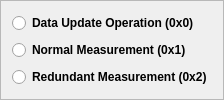
           <widget class="QFrame" name="frame_20">
            <property name="frameShape">
             <enum>QFrame::StyledPanel</enum>
            </property>
            <property name="frameShadow">
             <enum>QFrame::Raised</enum>
            </property>
            <layout class="QVBoxLayout" name="verticalLayout_12">
             <item>
              <widget class="QRadioButton" name="radioButton_singleAfe_8">
               <property name="minimumSize">
                <size>
                 <width>0</width>
                 <height>20</height>
                </size>
               </property>
               <property name="maximumSize">
                <size>
                 <width>16777215</width>
                 <height>20</height>
                </size>
               </property>
               <property name="styleSheet">
                <string notr="true">font: 12pt &quot;Calibri&quot;;
font-weight: 600; /* 设置字体粗细为600 */</string>
               </property>
               <property name="text">
                <string>Data Update Operation (0x0)</string>
               </property>
              </widget>
             </item>
             <item>
              <widget class="QRadioButton" name="radioButton_singleAfe_29">
               <property name="minimumSize">
                <size>
                 <width>0</width>
                 <height>20</height>
                </size>
               </property>
               <property name="maximumSize">
                <size>
                 <width>16777215</width>
                 <height>20</height>
                </size>
               </property>
               <property name="styleSheet">
                <string notr="true">font: 12pt &quot;Calibri&quot;;
font-weight: 600; /* 设置字体粗细为600 */</string>
               </property>
               <property name="text">
                <string>Normal Measurement (0x1)</string>
               </property>
              </widget>
             </item>
             <item>
              <widget class="QRadioButton" name="radioButton_singleAfe_30">
               <property name="minimumSize">
                <size>
                 <width>0</width>
                 <height>20</height>
                </size>
               </property>
               <property name="maximumSize">
                <size>
                 <width>16777215</width>
                 <height>20</height>
                </size>
               </property>
               <property name="styleSheet">
                <string notr="true">font: 12pt &quot;Calibri&quot;;
font-weight: 600; /* 设置字体粗细为600 */</string>
               </property>
               <property name="text">
                <string>Redundant Measurement (0x2)</string>
               </property>
              </widget>
             </item>
            </layout>
           </widget>
